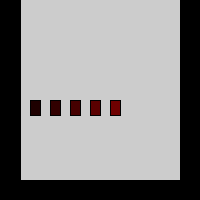
Frame 1 (no input)
Frame 60 (the mouse pressed at the canvas centre just before this capture): identical to frame 1, image omitted
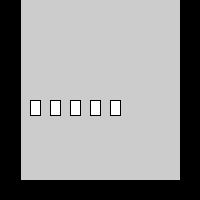
Frame 120 (the mouse held since frame 60 and released just before this capture)

The Processing sketch that drew these frames (run headless with seeded random() and noise(); from frame 60 on, the mouse is pressed at the canvas centre):

// Processing sketch: processing_90938
// ── processing_90938.pde

int [] CustomArray = {30,50,70,90,110};

void setup()
{size(200,200);
}

void draw()
{
   BorderLines();
  for(int i = 0; i < CustomArray.length; i++) // for loop!
{
  fill(CustomArray[i],255 - CustomArray[i],0);
  rect(CustomArray[i], height/2, 10,15);
  if(mouseX <= 20)
  { fill(CustomArray[i],0,0);
    rect(CustomArray[i], height/2, 10,15);
  }
  else if(mouseX >= 180)
  { fill(CustomArray[i],0,255 - CustomArray[i]);
    rect(CustomArray[i], height/2, 10,15);
  }
  else if(mouseY >= 180)
  { fill(0,0,CustomArray[i]);
    rect(CustomArray[i], height/2, 10,15);
  }
  else
  { fill(255);
    rect(CustomArray[i], height/2, 10,15);
  }

}
}

void BorderLines()
{
  fill(0);
  rect(0,0,width/10,height); //left border
  rect(180,0,width/10,height); //right border
  rect(0,180, width, width/10);
}
